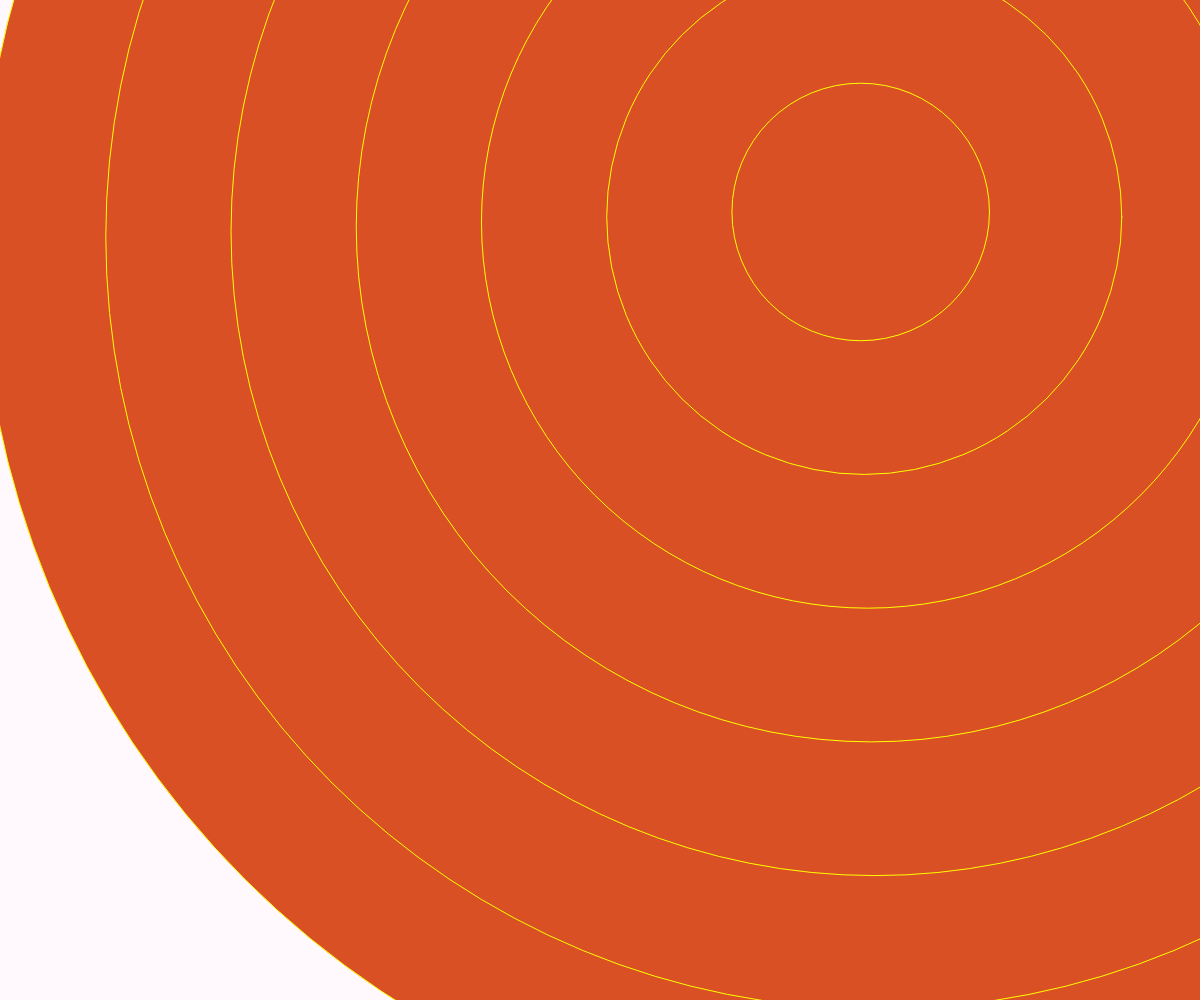
Frame 1 (no input)
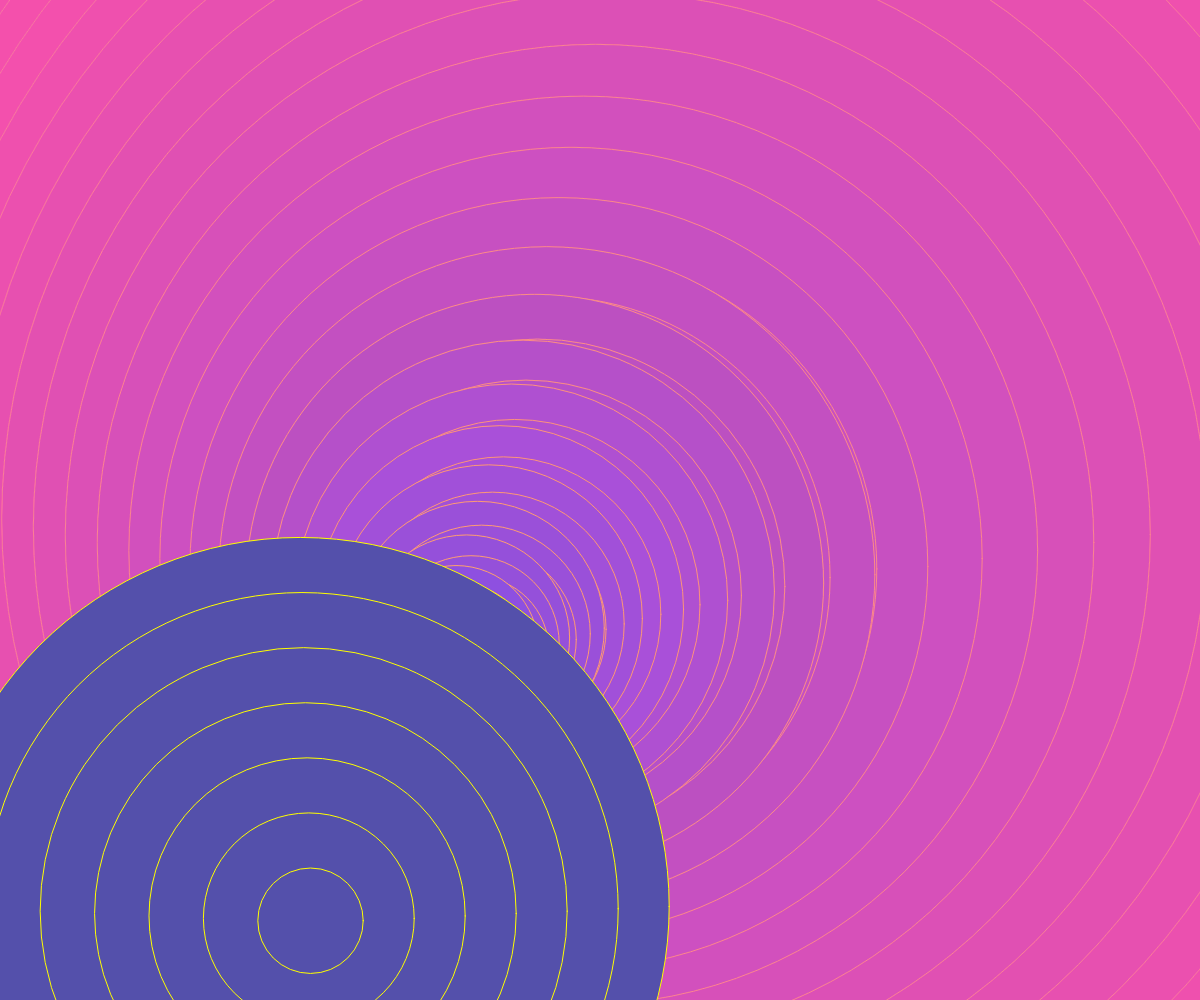
Frame 60 (no input)
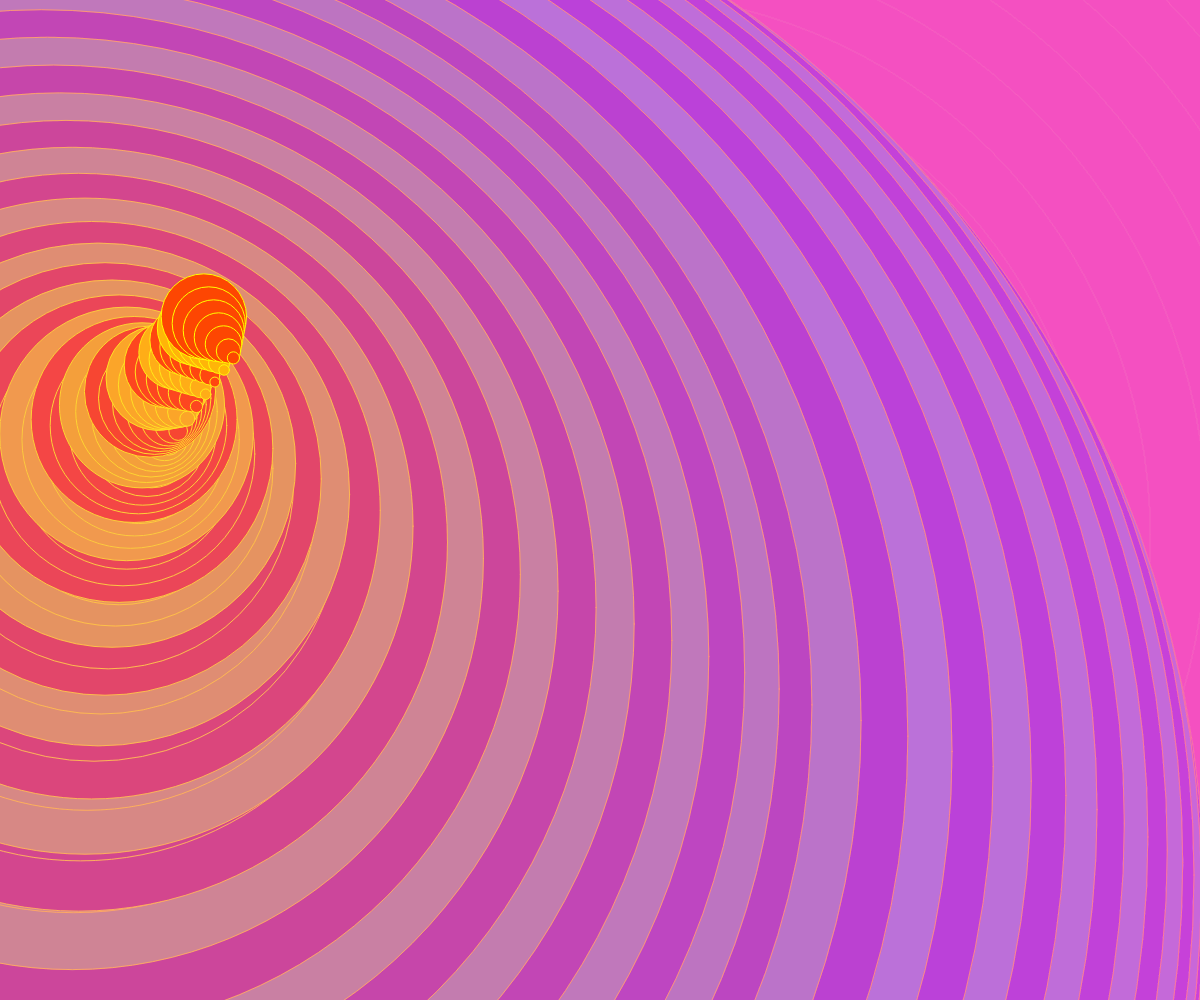
Frame 120 (the mouse pressed at the canvas centre since frame 60)

The p5.js sketch that drew these frames (run headless with seeded random() and noise() and a simulated clock; from frame 60 on, the mouse is pressed at the canvas centre):

// p5.js sketch
// ── sketch.js

let x, y, d, xDir, yDir, speed, r, g, b;
let angle, angleSpeed;

function setup() {
  createCanvas(windowWidth, windowHeight);
  angleMode(DEGREES);

  x = random(width);
  y = random(height);
  d = random(70, 100);

  angle = 45;
  angleSpeed = 5;

  xDir = random(-2, 2);
  yDir = random(-2, 2);

  speed = random(1, 7);

  r = 200;
  g = 80;
  b = 200;
}

function draw() {
  background(255, 80, 200, 10);

  // Change size and color over time
  d = map(sin(angle), -1, 1, 10, 300);
  r = map(sin(angle), -1, 1, 0, 255);
  b = map(sin(angle), -1, 1, 255, 0);

  // Invert colors when mouse is pressed
  colorInvert();

  // Draw layered circles
  display(7, d, r, g, b);

  // Move the circles
  x += xDir * 15;
  y += yDir * 10;

  // Check canvas edges
  keepInCanvas();

  angle += angleSpeed;
}

// Keep the circles inside the canvas
function keepInCanvas() {
  if (x > width || x < 0) {
    xDir *= -1;
    randomColor();
  }

  if (y > height || y < 0) {
    yDir *= -1;
    randomColor();
  }
}

// Choose a random color
function randomColor() {
  r = random(255);
  g = random(25, 255);
  b = random(255);
}

// Invert colors while the mouse is pressed
function colorInvert() {
  if (mouseIsPressed) {
    r = 255 - r;
    g = 255 - g;
    b = 255 - b;
  }
}

// Draw multiple layered circles
function display(numShapes, diam, cr, cg, cb) {
  for (let i = numShapes; i > 0; i--) {
    let offsetX = map(sin(angle), -1, 1, -5, 5);
    let offsetY = map(sin(angle), -1, 1, -7, 7);

    fill(cr, cg, cb);
    stroke("yellow");
    circle(x + offsetX * i, y + offsetY * i, diam * i);
  }
}
